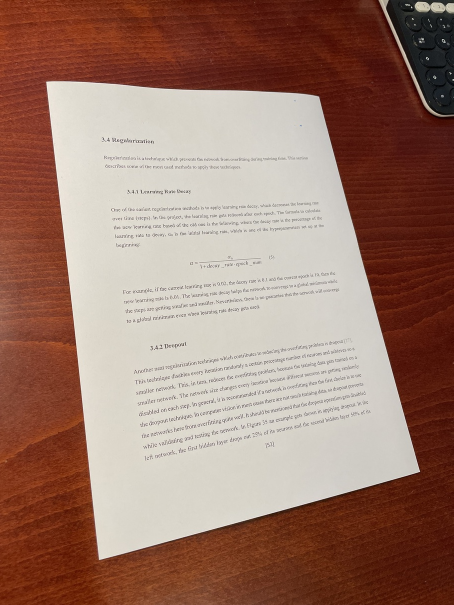
#> input picture document-scanner/msc_doc.jpg, 907 x 1210 px (shown at 1/2 size)
$ python document-scanner-app.py
#> lines starting #> are read from the running program, lines starting #| are printed output that depends on the picture
# Enter your code here
import cv2
import numpy as np


# [129 lines left out: functions annotate, select_region, onMouse, not called in this run]


if __name__ == "__main__":
    startPt = None
    pts_src = [] # The saved source points
    pts_dest = [] # The saved destination points
    image = cv2.imread("msc_doc.jpg")
#> image is the input picture: shape (1210, 907, 3); mean B, G, R 107.7, 121.5, 155.9
    image_cp = image.copy()
    output = image.copy()

    # Provide instructions to the user
    cv2.putText(image_cp, '1. Select the document to extract   2. Drag the circles to correct', (10, 30), cv2.FONT_HERSHEY_SIMPLEX, 0.8,
                (0, 255, 255), 2, cv2.LINE_AA)
    cv2.putText(image_cp, '3. Press q to Extract and resize to a width of 500 pixels', (10, 70), cv2.FONT_HERSHEY_SIMPLEX, 0.8,
                (0, 255, 255), 2, cv2.LINE_AA)
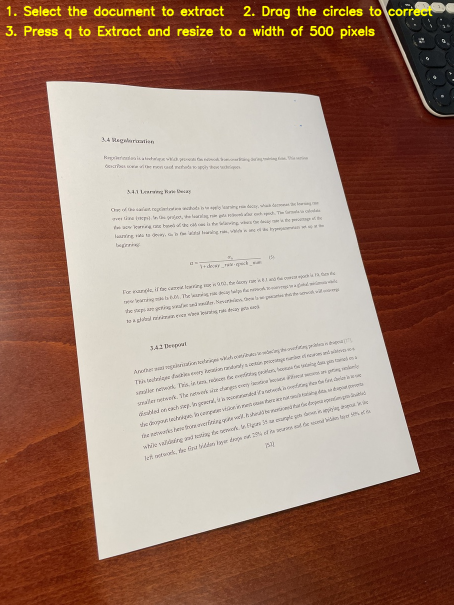
#> image_cp: shape (1210, 907, 3) (shown at 1/2 size); mean B, G, R 107.5, 123.7, 157.4

    roi = np.zeros(image.shape[:2], dtype = np.uint8)
    mask = np.zeros(image.shape[:2], dtype = np.uint8) # mask initialized to BG
    region_selected = False # Determines if the region was selected
    modifying_roi = False # Determines if the user modifies the ROI
    selecting = False
    moving_rect = [False, False, False, False] # Flags that determine the number of the corner that is changed
    aspect_ratio = image.shape[1] / image.shape[0]
#> aspect_ratio = 0.75

    # Initialize the windows
    cv2.namedWindow('Detection')
    cv2.setMouseCallback('Detection', onMouse)
    cv2.imshow('Detection', image_cp)

    while(1):
        key = cv2.waitKey(1)
#> (key q is pressed here)

        if key == 27: # Check if ESC was pressed to exit
            break
        elif key == ord('r'): # Reset the settings
            img_new = image.copy()
            image_cp = image.copy()
            mask = np.zeros(image.shape[:2], dtype=np.uint8)
            cv2.imshow('Detection', img_new)
            region_selected = False
            selecting = False

        elif key == ord('q'): # Extract the warped image and resize it to 500 px width preserving the aspect ratio
            # Convert the destination points to a list, convert the data type to int32 and create a mask of it
            mask_ = np.zeros((image.shape[0], image.shape[1]), dtype=np.uint8)
#> (the run stopped early here; a loop or call above may not have finished)
